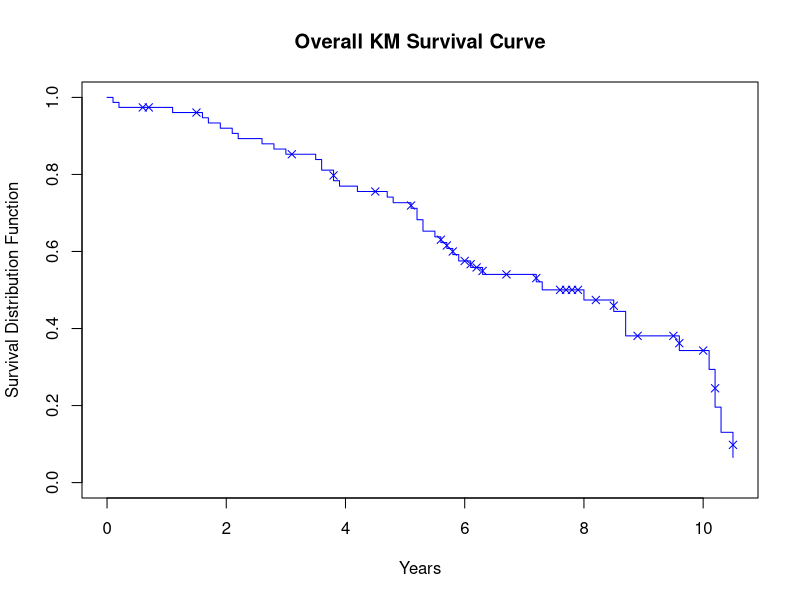
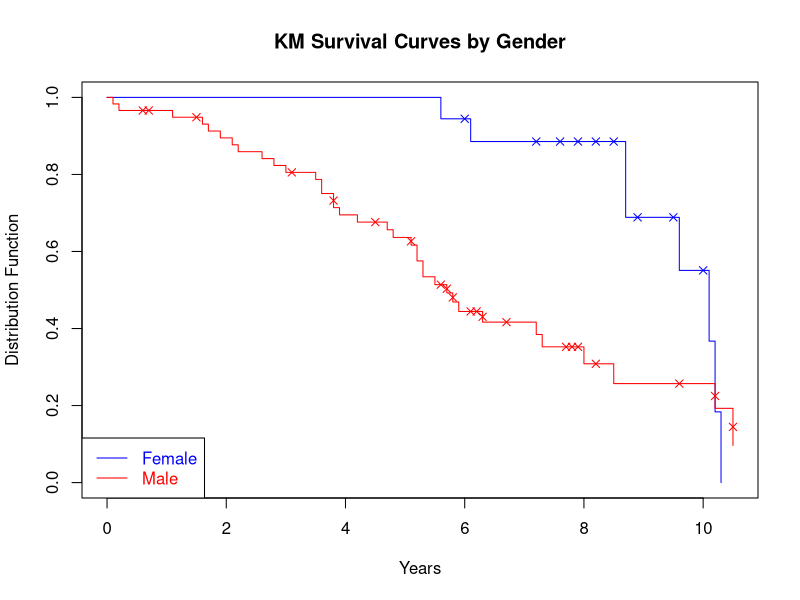
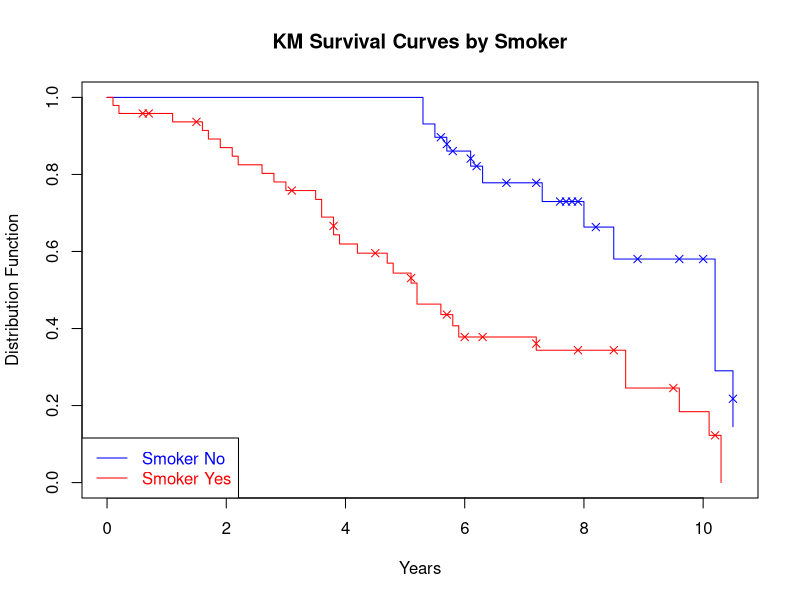
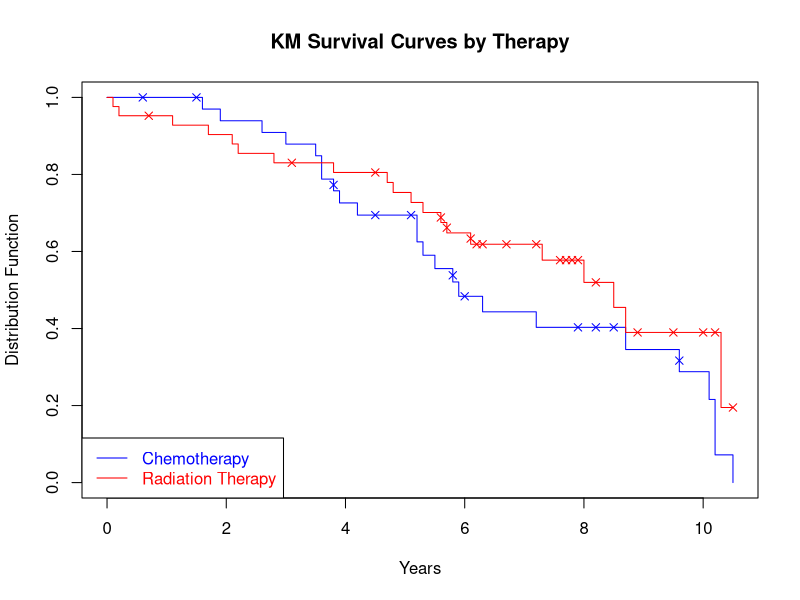

Write R code to recreate these figures, in order.
cancer.data<- read.csv("./nasopharyngeal_cancer_data.csv", header=TRUE,sep=",")

library(survival)
#fitting overall KM survival curve
overall.surv<-survfit(Surv(years, censored==0) ~ 1, 
data=cancer.data, se.fit=FALSE)

plot(overall.surv, mark.time=TRUE, pch=4, col="blue",
main="Overall KM Survival Curve", xlab="Years",
ylab="Survival Distribution Function")

#KM curves and log-rank test by gender
gender.surv<-survfit(Surv(years, censored==0) ~ gender, 
data=cancer.data, se.fit=FALSE)
survdiff(Surv(years, censored==0) ~ gender, data=cancer.data)

plot(gender.surv, mark.time=TRUE, pch=4, col=c("blue","red"),
main="KM Survival Curves by Gender", xlab="Years", ylab="Survival 
Distribution Function")
legend("bottomleft", lty=1, col=c("blue","red"), legend=c("Female","Male"), text.col=c("blue",
"red"))

#KM curves and log-rank test by smoker
smoker.surv<-survfit(Surv(years, censored==0) ~ smoker, 
data=cancer.data, se.fit=FALSE)
survdiff(Surv(years, censored==0) ~ smoker, data=cancer.data)

plot(smoker.surv, mark.time=TRUE, pch=4, col=c("blue","red"),
main="KM Survival Curves by Smoker", xlab="Years", ylab="Survival 
Distribution Function")
legend("bottomleft", lty=1, col=c("blue","red"), legend=c("Smoker No","Smoker Yes"), 
text.col=c("blue","red"))

#KM curves and log-rank test by therapy
therapy.surv<-survfit(Surv(years, censored==0) ~ therapy, 
data=cancer.data, se.fit=FALSE)
survdiff(Surv(years, censored==0) ~ therapy, data=cancer.data)

plot(therapy.surv, mark.time=TRUE, pch=4, col=c("blue","red"),
main="KM Survival Curves by Therapy", xlab="Years", ylab="Survival 
Distribution Function")
legend("bottomleft", lty=1, col=c("blue","red"), legend=c("Chemotherapy",
"Radiation Therapy"), text.col=c("blue","red"))

